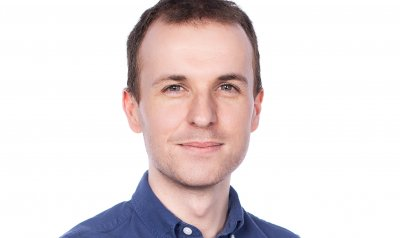
#> input picture CS_prof_images/image_10.jpg, 400 x 238 px, given in place of image_1.jpg, which was not available
$ jupyter execute --allow-errors final_project.ipynb   (text cells are left out)
#> lines starting #> are read from the running program, lines starting #| are printed output that depends on the picture; pictures that were not available may be replaced by others from this repository, and a replacement may not be noted
#> further down, img is the input picture: shape (238, 400, 3); mean B, G, R 220.4, 219.6, 229.1
#> `gray = cv2.cvtColor(img, cv2.COLOR_BGR2GRAY)`:
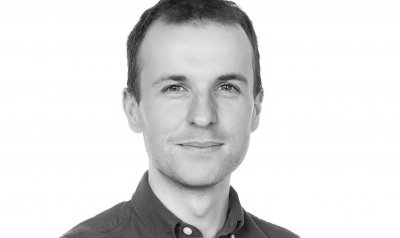
#> gray: shape (238, 400); min 6, max 255, mean 222.6
#> `faces = cv2.CascadeClassifier(cv2.data.haarcascades + "haarcascade_fro..`: faces = [[121, 25, 162, 162]]
#> `x, y, w, h = faces[0]`: x = 121; y = 25; w = 162
#> `face_image = gray[y:y+h, x:x+w]`:
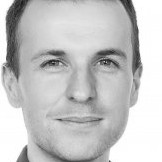
#> face_image: shape (162, 162); min 21, max 255, mean 197.4
#> pass 2 of the loop `for i in range(1, 6):`:
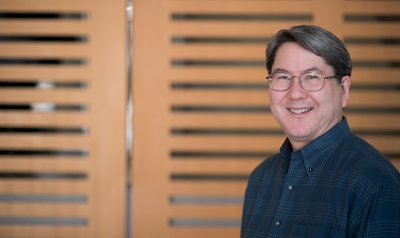
#> input picture CS_prof_images/image_12.jpg, 400 x 238 px, given in place of image_2.jpg, which was not available
#> img is the input picture: shape (238, 400, 3); mean B, G, R 91.3, 112.8, 143.3
#> `gray = cv2.cvtColor(img, cv2.COLOR_BGR2GRAY)`:
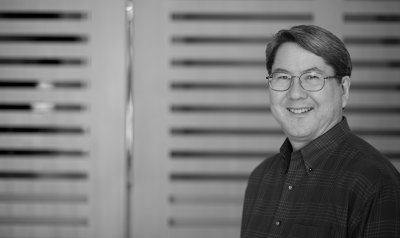
#> gray: shape (238, 400); min 0, max 236, mean 119.5
#> faces = [[261, 46, 77, 77]]
#> x = 261; y = 46; w = 77
#> `face_image = gray[y:y+h, x:x+w]`:
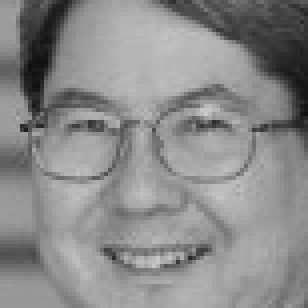
#> face_image: shape (77, 77) (shown 4 times larger); min 13, max 201, mean 138.6
[cell 1]
import cv2
from PIL import Image
import numpy as np
import torchvision
import pickle
import os

[cell 2]
# Define the desired dimensions for the cropped and resized images
crop_size = (500, 500)

# Open each headshot image and crop it to the desired size
#> (the rest of this cell did not finish here and is left out)

[cell 3]
crop_size = (500,500)
#> crop_size = (500, 500)

[cell 4]
# [30 lines of commented-out code are left out]

[cell 5]
# Set the target size for the cropped images
target_size = (500, 500)

# Set the path to the folder containing the images to be cropped
folder_path = "./cropped_lfw/Non_Faces"

# Loop through all the files in the folder
for filename in os.listdir(folder_path):
    # Make sure the file is an image
    if filename.endswith(".jpg"):
        # Open the image and get its size
        image_path = os.path.join(folder_path, filename)
        with Image.open(image_path) as image:
            width, height = image.size
#> width = 400; height = 238
            # Calculate the crop area
            left = (width - target_size[0]) / 2
#> left = -50
            top = (height - target_size[1]) / 2
#> top = -131
            right = (width + target_size[0]) / 2
#> right = 450
            bottom = (height + target_size[1]) / 2
#> bottom = 369
            # Crop the image
            cropped_image = image.crop((left, top, right, bottom))
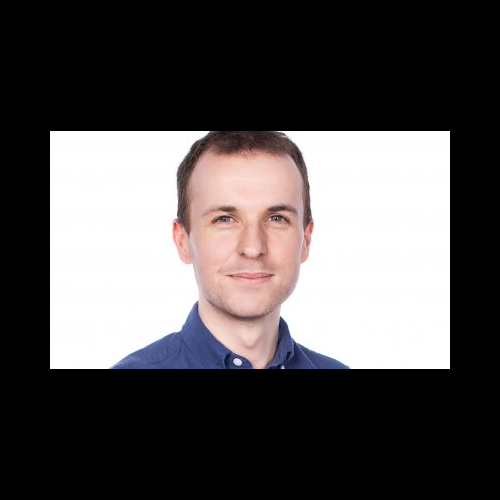
#> cropped_image: PIL image 500x500 RGB; mean R, G, B 87.3, 83.6, 83.9
            # Save the cropped image
            cropped_image.save(image_path)

[cell 6]
import torch; torch.manual_seed(0)
#> (this line was passed over: torch is not available in this run)
import torch.nn as nn
import torch.nn.functional as F
import torch.utils
import torch.distributions
import numpy as np
import matplotlib.pyplot as plt

[cell 7]
image_size = crop_size[0] * crop_size[1] * 3
#> image_size = 750000

class VAE(nn.Module):
    def __init__(self, latent_dims, hidden_nodes):
        super().__init__()
        self.encode1 = torch.nn.Linear(in_features = image_size, out_features = hidden_nodes)
        self.encode_mu = torch.nn.Linear(hidden_nodes, latent_dims)
        self.encode_sigma = torch.nn.Linear(hidden_nodes, latent_dims)
        self.N = torch.distributions.Normal(0, 1)
        self.kl = 0

        self.decode1 = torch.nn.Linear(latent_dims, hidden_nodes)
        self.decode2 = torch.nn.Linear(hidden_nodes, image_size)

    # [20 lines left out: function forward, not called in this run]

[cell 8]
# Test the syntax and dimensionality of the model on a few samples. Expect noise as output
def test_noise_generation():
    model = VAE(10, 256)
    i = np.random.choice(13234)
    image_path = f'./cropped_lfw/Faces/image_{i}.jpg'
    imgnp = cv2.imread(image_path)
    img = torch.reshape(torch.tensor(imgnp, dtype = torch.float32), (1, -1, crop_size[0], crop_size[1]))
    out = model(img)
    plt.imshow(imgnp)
    plt.matshow(out.squeeze().detach().reshape((crop_size[0], crop_size[1], -1)))

[cell 9]
test_noise_generation()
#> (the call stopped at in __init__, `self.encode1 = torch.nn.Linear(in_features = image_size, out_features ..`: torch is not available in this run)
